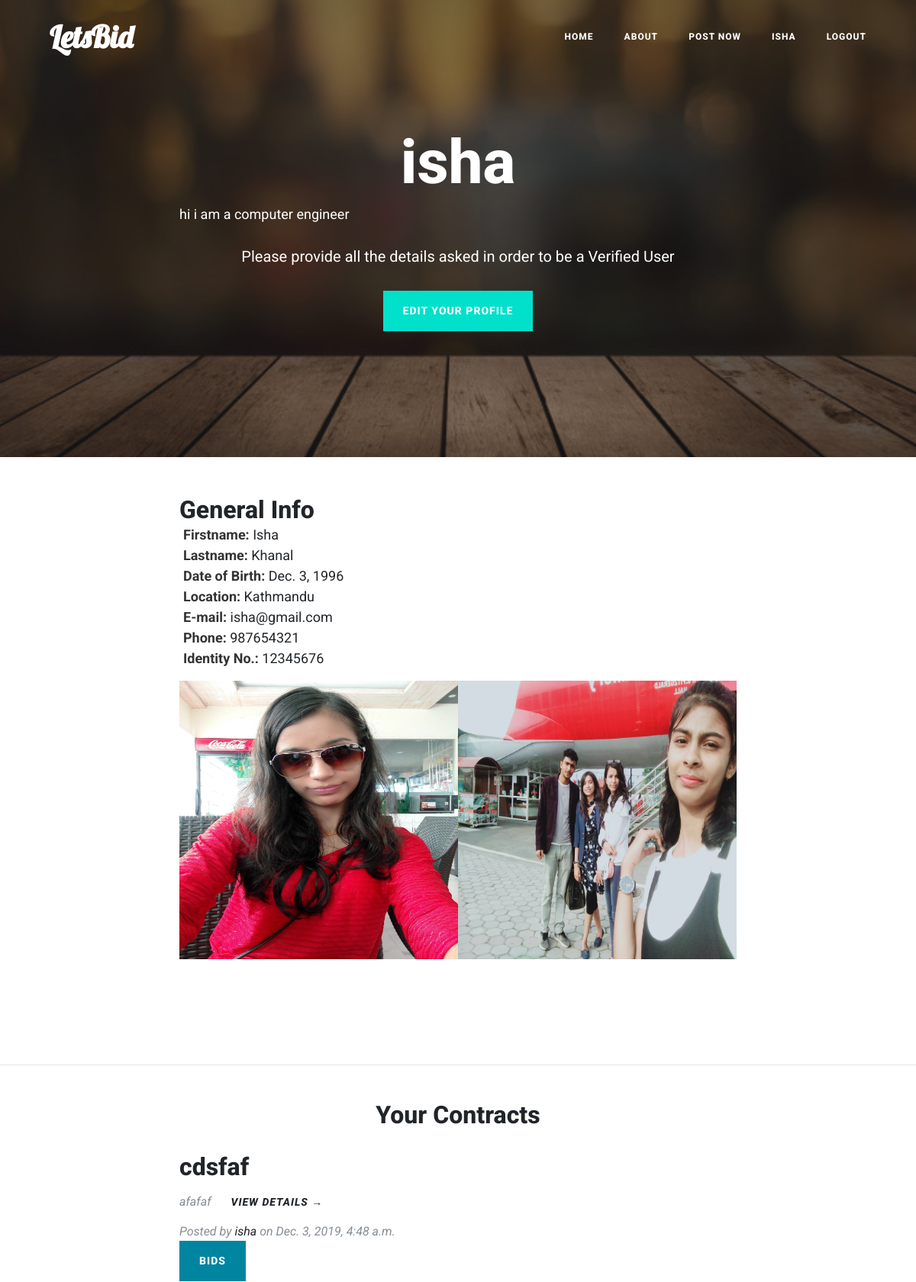
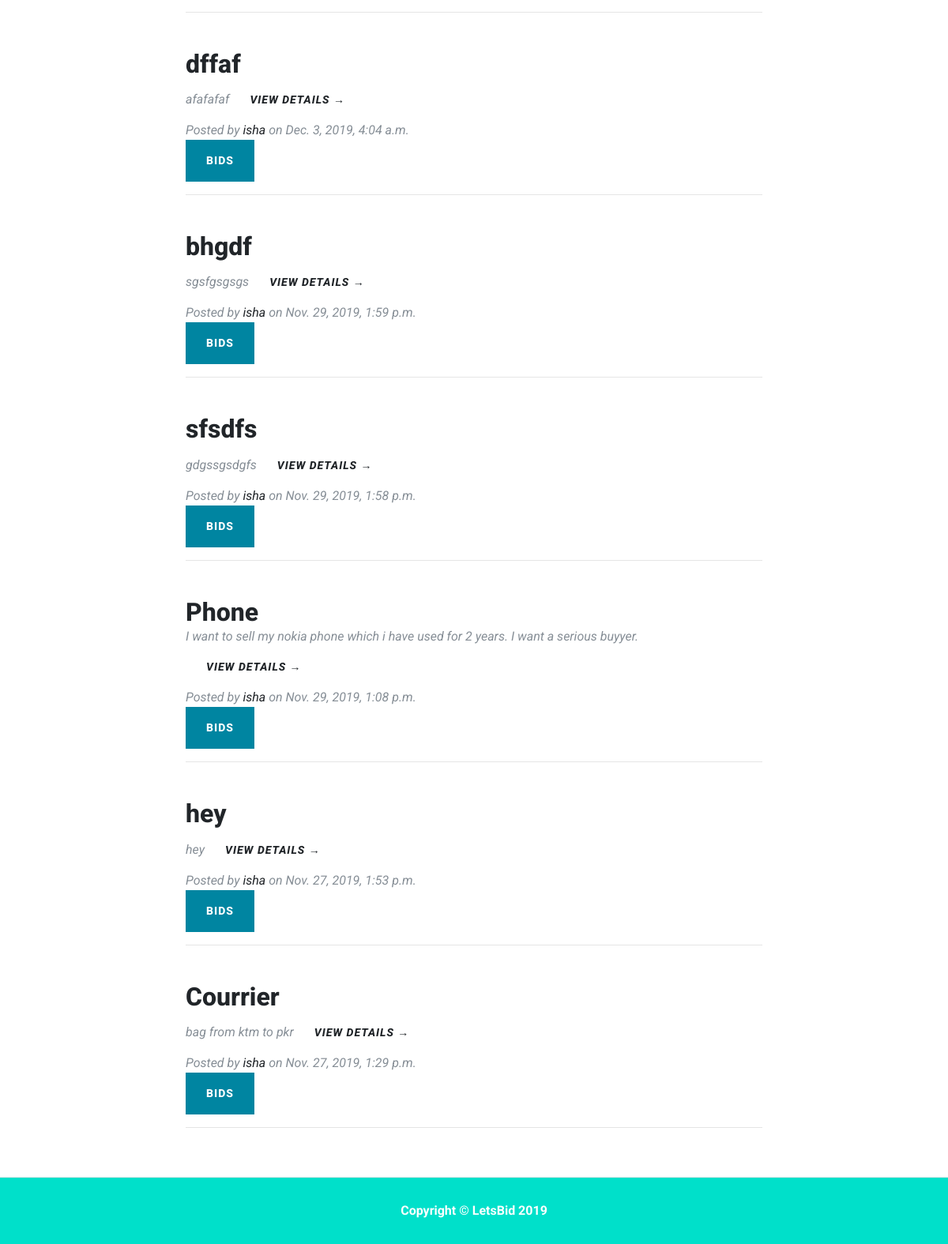
The page /users/profile/ (signed in) on the database its author committed (2 pictures, top to bottom).
### users/models.py (models this page shows, shortened)
class Profile(models.Model):
    user = models.OneToOneField(User, on_delete=models.CASCADE)
    bio = models.TextField(max_length=500, blank=True)
    location = models.CharField(max_length=30, blank=True)
    phone_number = models.CharField(max_length=30, blank=True)
    birth_date = models.DateField(null=True, blank=True)
    citizenship_number = models.CharField(max_length=30, blank=True)
    image = models.ImageField(upload_to='profile_image' , blank=True)
    citizenship_image = models.ImageField(upload_to='id_image' , blank=True)
    approved_profile = models.BooleanField(default=False)

### entries/models.py (models this page shows, shortened)
class Contract(models.Model):
    contract_title = models.TextField(max_length=250)
    contract_details = models.TextField()
    contract_price = models.IntegerField()
    contract_date = models.DateTimeField(auto_now_add=True)
    contract_deadline = models.DateTimeField()
    contract_creator = models.ForeignKey(User, on_delete=models.CASCADE)
    contract_image1 = models.ImageField(upload_to='contract_image' , blank=True)
    contract_image2 = models.ImageField(upload_to='contract_image' , blank=True)
    contract_doc = models.FileField(upload_to='documents', blank=True)
    contract_paymentVerification = models.ImageField(upload_to='payment' , blank=True)
    approved_contract = models.BooleanField(default=False)
    class Meta:
        verbose_name_plural = "entries"

### users/views.py (the view)
# urls.py: path('profile/', views.userprofile, name='profile'),
@login_required
def userprofile(request):
    user = request.user
    user_posts = Contract.objects.filter(contract_creator=request.user).order_by('-contract_date')
    template = 'users/profile.html'
    return render(request, template, {'user_posts':user_posts,'user': user})

### templates/users/profile.html (shortened to what this page needs)
{% load static %}
<!DOCTYPE html>
<html lang="en">
<head>
    <link href="{% static 'entries/vendor/bootstrap/css/bootstrap.min.css' %}" rel="stylesheet">
    <link href="{% static 'entries/vendor/fontawesome-free/css/all.min.css' %}" rel="stylesheet" type="text/css">
    <link href="{% static 'entries/css/clean-blog.min.css' %}" rel="stylesheet">
</head>
<body>
    <nav class="navbar navbar-expand-lg navbar-light fixed-top" id="mainNav">
        <div class="container">
            <a class="navbar-brand logo-sty" href="{% url 'letsbid-home' %}">LetsBid</a>
            <div class="collapse navbar-collapse" id="navbarResponsive">
                <ul class="navbar-nav ml-auto">
                    <li class="nav-item">
                        <a class="nav-link" href="{% url 'letsbid-home' %}">Home</a>
                    </li>
                    <li class="nav-item">
                        <a class="nav-link" href="{% url 'about' %}">About</a>
                    </li>
                    <li class="nav-item">
                        <a class="nav-link" href="{% url 'create_contract' %}">Post now</a>
                    </li>
                    <li class="nav-item">
                        <a class="nav-link" href="{% url 'profile' %}">{{ user.username }}</a>
                    </li>
                    <li class="nav-item">
                        <a class="nav-link" href="{% url 'logout' %}">Logout</a>
                    </li>
                </ul>
            </div>
        </div>
    </nav>
    <header class="masthead" style="background-image: url({% static 'entries/img/home-bg.jpg' %})">
        <div class="overlay"></div>
        <div class="container">
            <div class="row">
                <div class="col-lg-8 col-md-10 mx-auto">
                    <div class="site-heading">
                        <h1>{{user.username}}</h1>
                        <span class="subheading">{{user.profile.bio}}</span>
                        <p>Please provide all the details asked in order to be a Verified User</p>
                        <a class="btn btn-nang" href="{% url 'edit_profile' %}">Edit Your Profile</a>
                    </div>
                </div>
            </div>
        </div>
    </header>
    <div class="container">
        <div class="row">
            <div class="nang-info col-lg-8 col-md-10 mx-auto">
                <h2 class="post-title">General Info</h2>
                <ul>
                    <li>
                        <span>Firstname: </span> <span>{{user.first_name}}</span>
                    </li>
                    <li>
                        <span>Lastname: </span>{{user.last_name}}
                    </li>
                    <li>
                        <span>Date of Birth: </span>{{user.profile.birth_date}}
                    </li>
                    <li>
                        <span>Location: </span>{{user.profile.location}}
                    </li>
                    <li>
                        <span>E-mail: </span>{{user.email}}
                    </li>
                    <li>
                        <span>Phone: </span>{{user.profile.phone_number}}
                    </li>
                    <li>
                        <span>Identity No.: </span>{{user.profile.citizenship_number}}
                    </li>
                </ul>
                {% if user.profile.image %}
                <img src="{{ user.profile.image.url}}" alt="isha" height="50%" width="50%" align="left"> {% endif %} {% if user.profile.citizenship_image %}
                <img src="{{ user.profile.citizenship_image.url}}" alt="isha" height="50%" width="50%" align="right"> {% endif %}
            </div>
        </div>
    </div>
    <hr>
    <br>
    <h2 class="post-title" align="center">Your Contracts</h2>
    <br> {% for contract in user_posts %}
    <div class="container">
        <div class="row">
            <div class="col-lg-8 col-md-10 mx-auto">
                <div class="post-preview">
                    <h2 class="post-title">
                        {{ contract.contract_title }}
                    </h2>
                    <p class="post-meta">
                        {{ contract.contract_details|truncatechars:250 }}<a class="btn btn-link" href="{% url 'contract-detail' contract.pk %}">View Details &rarr;</a>
                    </p>
                    <p class="post-meta">Posted by
                        <a href="{% url 'user-details' pk=contract.contract_creator.pk %}">{{ contract.contract_creator }}</a> on {{ contract.contract_date }}</p>
                    <a class="btn btn-primary" href="{% url 'contract-detail' pk=contract.pk %}">Bids</a>
                    <br>
                    <hr>
                    <br>
                </div>
            </div>
        </div>
    </div>
    {% endfor %}
    <footer>
        <div class="container">
            <div class="row">
                <div class="col-lg-8 col-md-10 mx-auto">
                    <p class="copyright text-muted">Copyright &copy; LetsBid 2019</p>
                </div>
            </div>
        </div>
    </footer>
</body>
</html>

### rows shown on the page
Contract: contract_title "cdsfaf", contract_details "afafaf", contract_creator "isha", contract_date "Dec. 3, 2019, 4:48 a.m."
Contract: contract_title "dffaf", contract_details "afafafaf", contract_creator "isha", contract_date "Dec. 3, 2019, 4:04 a.m."
Contract: contract_title "bhgdf", contract_details "sgsfgsgsgs", contract_creator "isha", contract_date "Nov. 29, 2019, 1:59 p.m."
Contract: contract_title "sfsdfs", contract_details "gdgssgsdgfs", contract_creator "isha", contract_date "Nov. 29, 2019, 1:58 p.m."
Contract: contract_title "Phone", contract_details "I want to sell my nokia phone which i have used for 2 years. I want a serious buyyer.", contract_creator "isha", contract_date "Nov. 29, 2019, 1:08 p.m."
Contract: contract_title "hey", contract_details "hey", contract_creator "isha", contract_date "Nov. 27, 2019, 1:53 p.m."
Contract: contract_title "Courrier", contract_details "bag from ktm to pkr", contract_creator "isha", contract_date "Nov. 27, 2019, 1:29 p.m."

### other values the page prints
{{ user.username }} "ISHA"
{{ user.username }} "isha"
{{ user.profile.bio }} "hi i am a computer engineer"
{{ user.first_name }} "Isha"
{{ user.last_name }} "Khanal"
{{ user.profile.birth_date }} "Dec. 3, 1996"
{{ user.profile.location }} "Kathmandu"
{{ user.email }} "isha@gmail.com"
{{ user.profile.phone_number }} "987654321"
{{ user.profile.citizenship_number }} "12345676"
